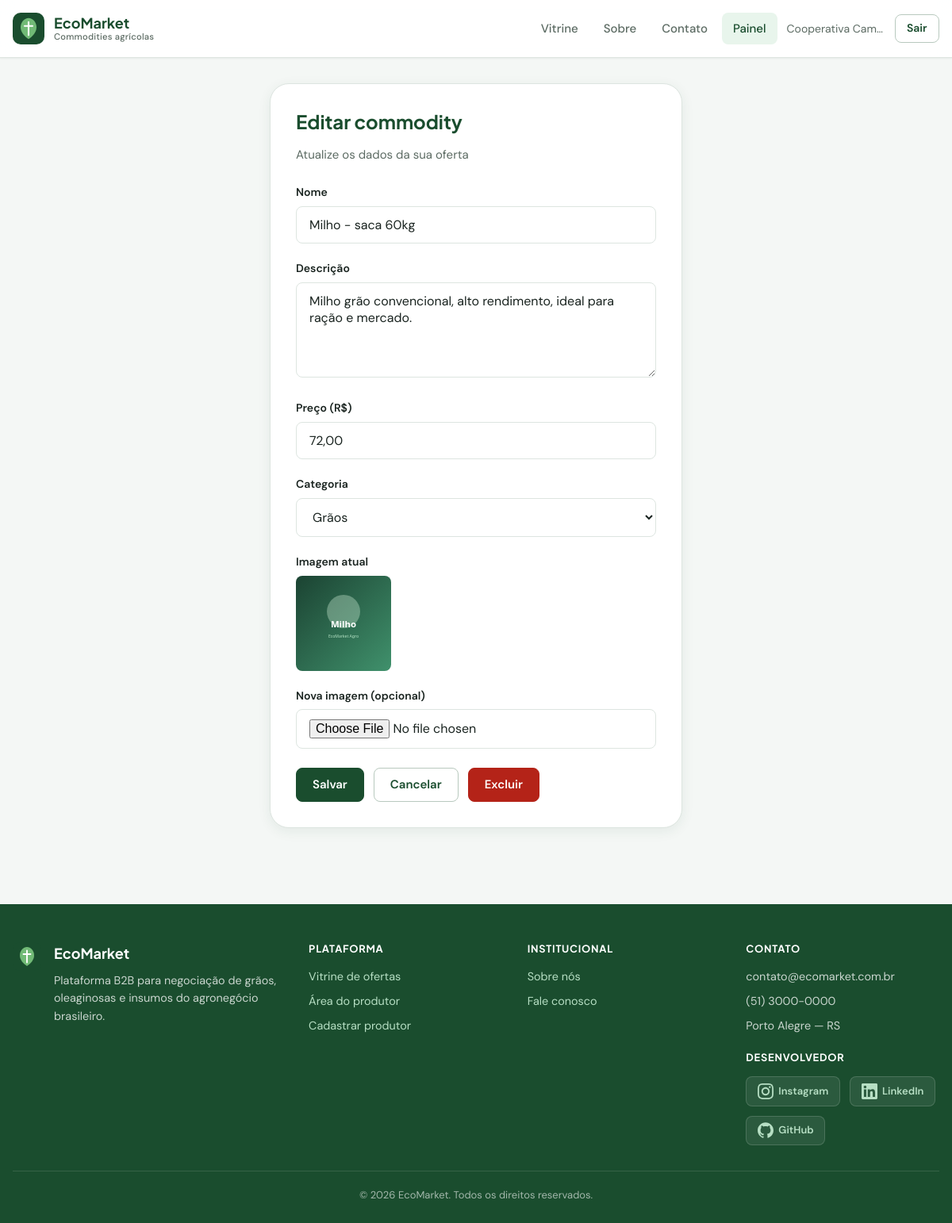
The app's page /alterarProduto.php?id=3 (signed in) with its own data.
### tables this page shows
CREATE TABLE IF NOT EXISTS tbproduto (
    id INT PRIMARY KEY AUTO_INCREMENT,
    nome VARCHAR(200) NOT NULL,
    descricao VARCHAR(200) NOT NULL,
    preco VARCHAR(10) NOT NULL,
    categoria INT NOT NULL,
    link_img VARCHAR(255),
    id_usuario INT NOT NULL,
    FOREIGN KEY (categoria) REFERENCES tbCategorias(id),
    FOREIGN KEY (id_usuario) REFERENCES tbusu(id)
);

### classes/Produto.php (called while the page is built, shortened)
<?php
class Produto {
    private $conn;
    public function __construct($id = null, $nome = null, $descricao = null, $preco = null, $categoria = null, $imagem = null) {
        if ($id !== null && $nome !== null && $descricao !== null && $preco !== null && $categoria !== null) {
            $this->id = $id;
            $this->nome = $nome;
            $this->descricao = $descricao;
            $this->preco = $preco;
            $this->categoria = $categoria;
            $this->imagem = $imagem;
        } else {
            $this->conn = $id;
        }
    }
    public function buscarPorId($id) {
        $query = "SELECT p.id, p.nome, p.descricao, p.preco, c.nome as categoria, p.link_img as imagem
                  FROM tbproduto p
                  JOIN tbCategorias c ON p.categoria = c.id
                  WHERE p.id = ?";
        $stmt = $this->conn->prepare($query);
        $stmt->execute([$id]);
        return $stmt->fetch();
    }
}

### classes/Categoria.php (called while the page is built, shortened)
<?php
class Categoria {
    public function __construct($id, $nome) {
        $this->id = $id;
        $this->nome = $nome;
    }
    public static function buscarTodas() {
        $conn = DataBase::getConnection();
        $sql = 'SELECT id, nome FROM tbCategorias';
        $stmt = $conn->query($sql);
        $categorias = [];
        while ($row = $stmt->fetch()) {
            $categorias[] = new Categoria($row['id'], $row['nome']);
        }
        return $categorias;
    }
}

### alterarProduto.php (the view, shortened to what this page needs)
<?php
include_once './classes/Produto.php';
include_once './classes/Categoria.php';
$db = DataBase::getConnection();
$produtoObj = new Produto($db);
$listaCategorias = Categoria::buscarTodas();
$id = (int) $_GET['id'];
if ($_SERVER['REQUEST_METHOD'] === 'POST') {
    $nome = trim($_POST['nome'] ?? '');
    $descricao = trim($_POST['descricao'] ?? '');
    $preco = str_replace(',', '.', $_POST['preco'] ?? '');
    $categoria = (int) ($_POST['categoria'] ?? 0);
    $novaImagem = null;
    if (isset($_FILES['imagem']) && $_FILES['imagem']['error'] === UPLOAD_ERR_OK) {
        $pastaDestino = 'uploads/';
        if (!is_dir($pastaDestino)) mkdir($pastaDestino, 0755, true);
        $novoNome = time() . '_' . preg_replace('/[^a-zA-Z0-9._-]/', '', basename($_FILES['imagem']['name']));
        $caminhoCompleto = $pastaDestino . $novoNome;
        if (move_uploaded_file($_FILES['imagem']['tmp_name'], $caminhoCompleto)) {
            $novaImagem = $caminhoCompleto;
        }
    }
    if ($produtoObj->atualizar($id, $nome, $descricao, $preco, $categoria, $novaImagem)) {
        header('Location: dashboard.php?msg=editado');
        exit;
    }
    $erro = 'Erro ao editar o produto.';
} else {
    $produto = $produtoObj->buscarPorId($id);
}
require_once 'includes/head.php';
require_once 'includes/navbar.php';
?>
<main class="page-wrap">
    <div class="container container--narrow">
        <div class="form-card">
            <h1>Editar commodity</h1>
            <p class="subtitle">Atualize os dados da sua oferta</p>
            <form method="post" enctype="multipart/form-data" data-preco>
                <div class="form-group">
                    <label for="nome">Nome</label>
                    <input type="text" class="form-control" name="nome" id="nome" value="<?php echo htmlspecialchars($produto['nome']); ?>" required>
                </div>
                <div class="form-group">
                    <label for="descricao">Descrição</label>
                    <textarea class="form-control" name="descricao" id="descricao" rows="4" required><?php echo htmlspecialchars($produto['descricao']); ?></textarea>
                </div>
                <div class="form-group">
                    <label for="preco">Preço (R$)</label>
                    <input type="text" class="form-control" name="preco" id="preco" value="<?php echo htmlspecialchars(str_replace('.', ',', $produto['preco'])); ?>" onkeypress="return validarPreco(event)" oninput="formatarPreco(this)" required>
                </div>
                <div class="form-group">
                    <label for="categoria">Categoria</label>
                    <select class="form-control" name="categoria" id="categoria" required>
                        <?php foreach ($listaCategorias as $cat): ?>
                            <option value="<?php echo $cat->id; ?>" <?php echo ($produto['categoria'] === $cat->nome) ? 'selected' : ''; ?>>
                                <?php echo htmlspecialchars($cat->nome); ?>
                            </option>
                        <?php endforeach; ?>
                    </select>
                </div>
                <?php if (!empty($produto['imagem'])): ?>
                    <div class="form-group">
                        <label>Imagem atual</label>
                        <img src="<?php echo htmlspecialchars($produto['imagem']); ?>" alt="" style="max-height:120px;border-radius:8px;">
                    </div>
                <?php endif; ?>
                <div class="form-group">
                    <label for="imagem">Nova imagem (opcional)</label>
                    <input type="file" class="form-control" name="imagem" id="imagem" accept="image/*">
                </div>
                <div class="form-actions">
                    <button type="submit" class="btn btn--primary">Salvar</button>
                    <a href="dashboard.php" class="btn btn--ghost">Cancelar</a>
                    <a href="deletarProduto.php?id=<?php echo $id; ?>" class="btn btn--danger" onclick="return confirm('Excluir este produto?');">Excluir</a>
                </div>
            </form>
        </div>
    </div>
</main>
<?php require_once 'includes/preco-script.php'; require_once 'includes/footer.php'; ?>

### styles/theme.css (style rules this page uses)
:root { --color-primary: #1a4d2e; --color-primary-hover: #143d24; --color-secondary: #4f9d69; --color-accent: #c9a227; --color-accent-soft: #f5ecd3; --color-bg: #f4f7f5; --color-surface: #ffffff; --color-surface-elevated: #ffffff; --color-border: #dde5e0; --color-border-strong: #b8c9be; --color-text: #1a2420; --color-text-muted: #5c6b63; --color-text-inverse: #ffffff; --color-success: #2e7d4a; --color-success-bg: #e8f5ec; --color-error: #b42318; --color-error-bg: #fef3f2; --color-warning: #92680a; --font-sans: 'DM Sans', system-ui, -apple-system, sans-serif; --font-display: 'Plus Jakarta Sans', var(--font-sans); --radius-sm: 8px; --radius-md: 12px; --radius-lg: 16px; --radius-xl: 24px; --shadow-sm: 0 1px 2px rgba(26, 36, 32, 0.06); --shadow-md: 0 4px 16px rgba(26, 77, 46, 0.08); --shadow-lg: 0 12px 40px rgba(26, 77, 46, 0.12); --header-h: 72px; --container: 1200px; --transition: 0.2s ease; }
*, *::before, *::after { box-sizing: border-box; }
html { scroll-behavior: smooth; }
body { margin: 0; font-family: var(--font-sans); font-size: 1rem; line-height: 1.6; color: var(--color-text); background: var(--color-bg); -webkit-font-smoothing: antialiased; }
img { max-width: 100%; height: auto; display: block; }
a { color: var(--color-primary); text-decoration: none; transition: color var(--transition); }
h1, h2, h3, h4 { font-family: var(--font-display); line-height: 1.25; margin: 0 0 0.5em; color: var(--color-text); }
.page-wrap { min-height: calc(100vh - var(--header-h)); }
.container { width: min(100% - 2rem, var(--container)); margin-inline: auto; padding-block: 2rem; }
.container--narrow { width: min(100% - 2rem, 520px); }
.btn { display: inline-flex; align-items: center; justify-content: center; gap: 0.5rem; padding: 0.625rem 1.25rem; font-family: var(--font-sans); font-size: 0.9375rem; font-weight: 600; line-height: 1.4; border-radius: var(--radius-sm); border: 1px solid transparent; cursor: pointer; transition: all var(--transition); text-decoration: none; }
.btn--primary { background: var(--color-primary); color: var(--color-text-inverse); border-color: var(--color-primary); }
.btn--ghost { background: transparent; color: var(--color-primary); border-color: var(--color-border-strong); }
.btn--danger { background: var(--color-error); color: #fff; border-color: var(--color-error); }
.form-group { margin-bottom: 1.25rem; }
.form-group label { display: block; margin-bottom: 0.4rem; font-size: 0.875rem; font-weight: 600; color: var(--color-text); }
.form-control, input[type="text"], input[type="email"], input[type="password"], input[type="tel"], input[type="file"], select, textarea { width: 100%; padding: 0.75rem 1rem; font-family: inherit; font-size: 1rem; color: var(--color-text); background: var(--color-surface); border: 1px solid var(--color-border); border-radius: var(--radius-sm); transition: border-color var(--transition), box-shadow var(--transition); }
textarea { resize: vertical; min-height: 120px; }
.page-form .form-card { background: var(--color-surface); border: 1px solid var(--color-border); border-radius: var(--radius-xl); padding: 2rem; box-shadow: var(--shadow-md); }
.page-form .form-card h1 { font-size: 1.5rem; color: var(--color-primary); margin-bottom: 0.25rem; }
.page-form .form-card .subtitle { color: var(--color-text-muted); margin-bottom: 1.5rem; font-size: 0.9375rem; }
.form-actions { display: flex; gap: 0.75rem; flex-wrap: wrap; margin-top: 1.5rem; }

### records on screen
tbproduto: nome "Milho - saca 60kg", descricao "Milho grão convencional, alto rendimento, ideal para ração e mercado.", preco "72,00", link_img (picture)

### other values on screen
$userName "Cooperativa Cam…"
form field categoria "Grãos"
